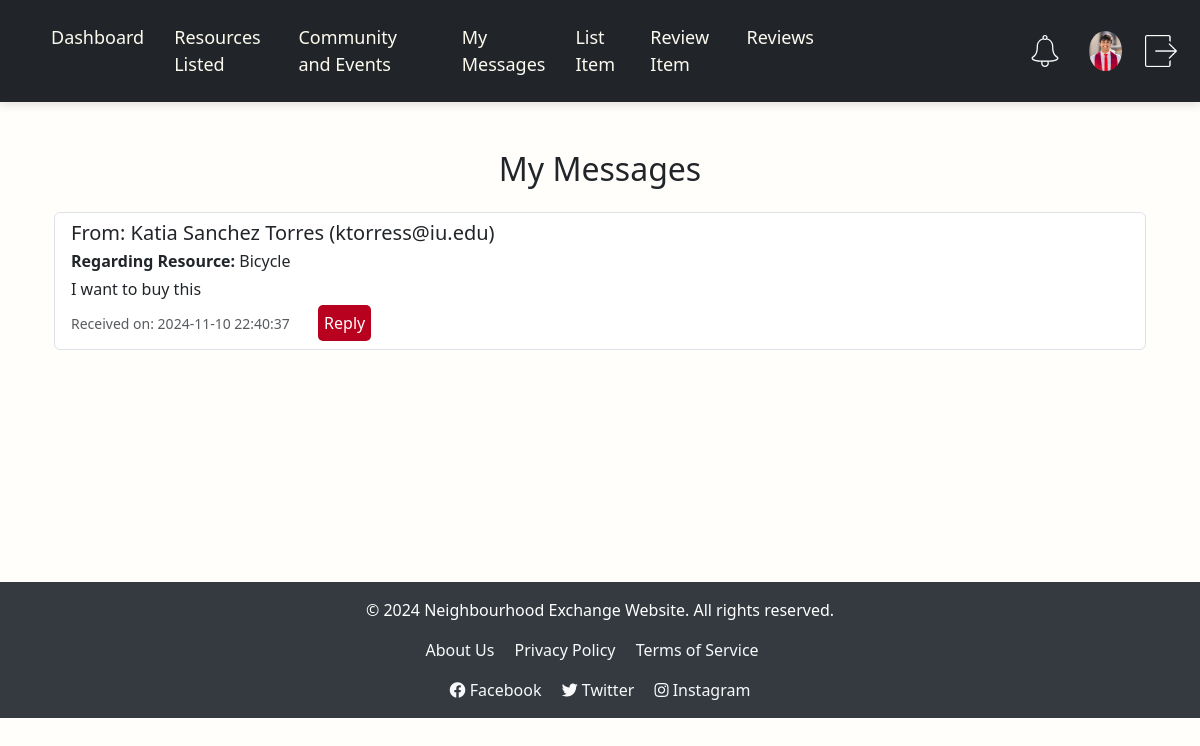
Page /my_messages (signed in) on the earlier database version.
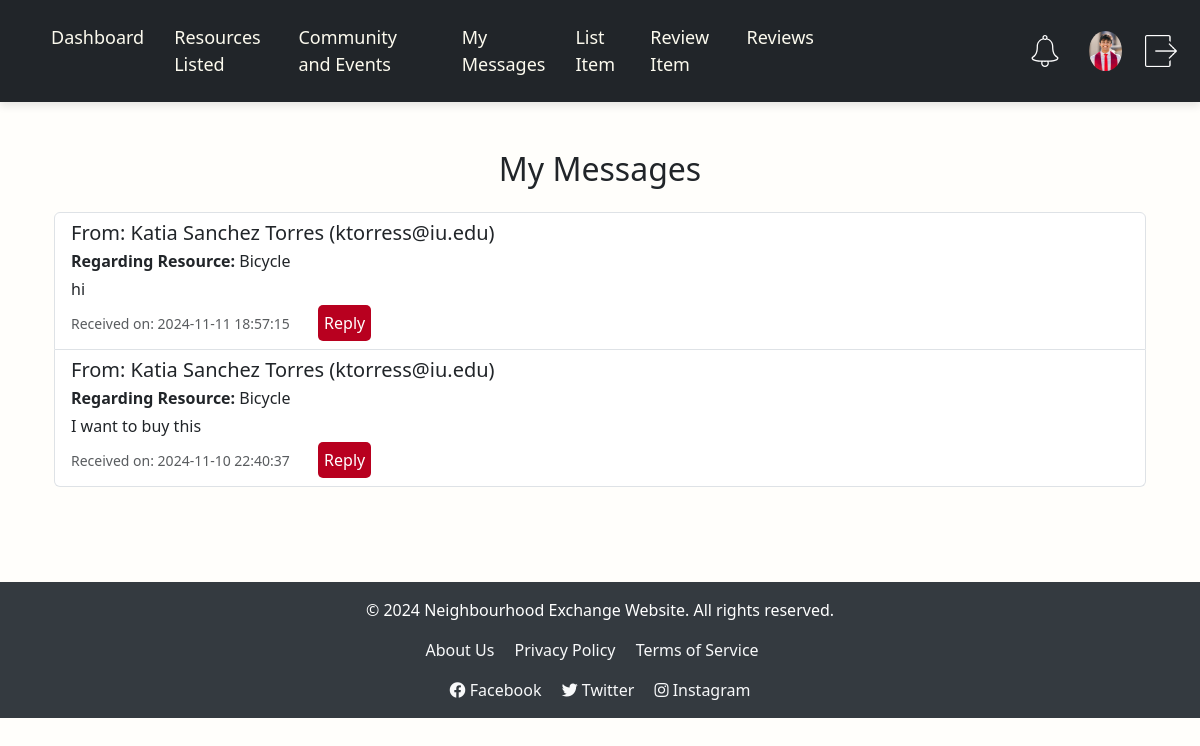
Same page on the later database version.
### tables this page shows
CREATE TABLE Messages (
    message_id INTEGER PRIMARY KEY AUTOINCREMENT,
    sender_id INTEGER NOT NULL,
    recipient_id INTEGER NOT NULL,
    resource_id INTEGER,
    content TEXT NOT NULL,
    timestamp TEXT DEFAULT CURRENT_TIMESTAMP,
    FOREIGN KEY (sender_id) REFERENCES Users(user_id),
    FOREIGN KEY (recipient_id) REFERENCES Users(user_id)
);

CREATE TABLE Users (
        user_id INTEGER PRIMARY KEY AUTOINCREMENT,
        name TEXT NOT NULL,
        email TEXT NOT NULL UNIQUE,
        password TEXT NOT NULL,
        profile_image TEXT,
        location TEXT,
        role TEXT DEFAULT 'User',  -- Role column to distinguish between Admin and User
        date_created TEXT DEFAULT CURRENT_TIMESTAMP
    , last_login TEXT);

CREATE TABLE Resources (
        resource_id INTEGER PRIMARY KEY AUTOINCREMENT,
        user_id INTEGER,
        title TEXT NOT NULL,
        description TEXT,
        images TEXT,
        category TEXT,
        availability TEXT,
        date_posted TEXT NOT NULL, reserved_by INTEGER DEFAULT NULL,
        FOREIGN KEY (user_id) REFERENCES Users(user_id)
    );

### app.py (the view)
@app.route('/my_messages')
@login_required
def my_messages():
    conn = sqlite3.connect('community.db')
    conn.row_factory = sqlite3.Row  # Enables dictionary-like access
    user_id = session['user_id']  # ID of the currently logged-in user
    messages_query = '''
    SELECT m.message_id,
           m.content,
           m.timestamp,
           u.name AS sender_name,
           u.email AS sender_email,
           r.title AS resource_title
    FROM Messages m
    JOIN Users u ON m.sender_id = u.user_id  -- Join to get sender's name and email
    LEFT JOIN Resources r ON m.resource_id = r.resource_id  -- Join to get resource title (if applicable)
    WHERE m.recipient_id = ?
    ORDER BY m.timestamp DESC;
    '''
    messages = conn.execute(messages_query, (user_id,)).fetchall()
    conn.close()
    return render_template('my_messages.html', messages=messages)

### app.py (called while the page is built)
@app.after_request
def add_header(response):
    response.headers['Cache-Control'] = 'no-store, no-cache, must-revalidate, max-age=0'
    response.headers['Pragma'] = 'no-cache'
    response.headers['Expires'] = '0'
    return response

def login_required(f):
    @wraps(f)
    def decorated_function(*args, **kwargs):
        if 'user_id' not in session:
            flash('Please log in to access this page.', 'danger')
            return redirect(url_for('login'))
        return f(*args, **kwargs)
    return decorated_function

### templates/my_messages.html (shortened to what this page needs)
{% extends "base.html" %}
{% block content %}
<div class="container mt-4" style="height:36vw">
    <h2 class="text-center mb-4">My Messages</h2>
    {% if messages %}
    <div class="list-group">
        {% for message in messages %}
        <div class="list-group-item">
            <h5 class="mb-1">From: {{ message['sender_name'] }} ({{ message['sender_email'] }})</h5>
            {% if message['resource_title'] %}
            <p class="mb-1"><strong>Regarding Resource:</strong> {{ message['resource_title'] }}</p>
            {% endif %}
            <p class="mb-1">{{ message['content'] }}</p>
            <small class="text-muted">Received on: {{ message['timestamp'] }}</small>
            <button class="buttonUs" style="margin-left: 2vw;"data-bs-toggle="modal" data-bs-target="#replyModal{{ message['message_id'] }}">Reply</button>
        </div>
        {% endfor %}
    </div>
    {% else %}
    <p class="text-center">You have no messages.</p>
    {% endif %}
</div>
{% endblock %}

Differences in the rows shown:
added Messages: sender_name "Katia Sanchez Torres", sender_email "ktorress@iu.edu", resource_title "Bicycle", content "hi", timestamp "2024-11-11 18:57:15"
